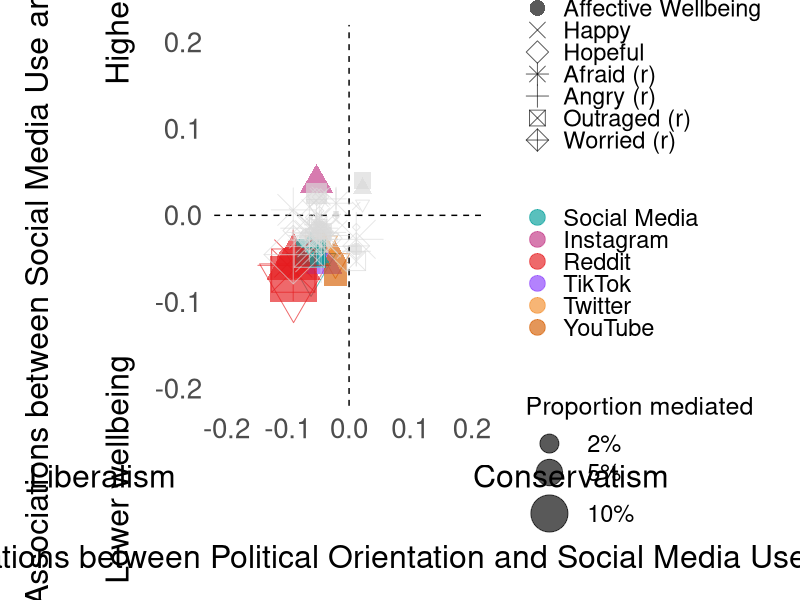
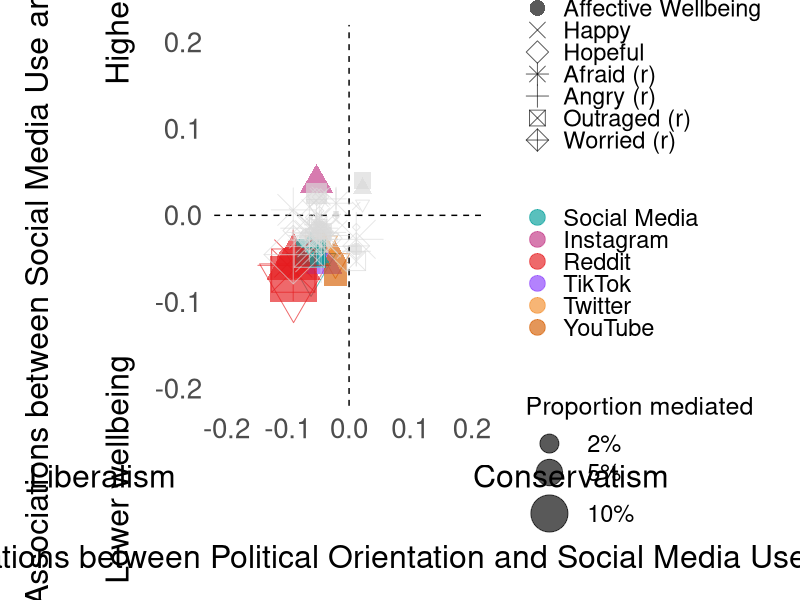

Here is the R script that generated these plots, in order:
#############################################
#
#       ANES mediation bubble map
#
#############################################

library(dplyr)
library(ggplot2)

anes_res <- read.csv("anes_w3_mediation_results.csv")

platforms <- c(
  "facebook_frequency",
  "instagram_frequency",
  "reddit_frequency",
  "tiktok_frequency",
  "youtube_frequency",
  "twitter_frequency",
  "total_platform_frequency"
)

mediator_order <- c(
  "Social Media",
  "Facebook",
  "Instagram",
  "Reddit",
  "TikTok",
  "Twitter",
  "YouTube"
)

outcome_labels <- c(
  "loneliness" = "Loneliness (r)",
  "anhedonia" = "Anhedonia (r)",
  "depression" = "Depression (r)",
  "affective_wellbeing" = "Affective Wellbeing",
  "happy" = "Happy",
  "hopeful" = "Hopeful",
  "afraid" = "Afraid (r)",
  "angry" = "Angry (r)",
  "outraged" = "Outraged (r)",
  "worried" = "Worried (r)"
)

outcome_order <- unname(outcome_labels)

outcome_shape_vals <- c(
  "Affective Wellbeing" = 16,
  "Happy" = 4,
  "Angry (r)" = 3,
  "Worried (r)" = 9,
  "Loneliness (r)" = 6,
  "Anhedonia (r)" = 17,
  "Depression (r)" = 15,
  "Hopeful" = 5,
  "Afraid (r)" = 8,
  "Outraged (r)" = 7
)

#############################################
# Prepare data

bubble_df <- anes_res %>%
  filter(
    mediator %in% platforms,
    model_type == "mediation",
    sample == "all"
  ) %>%
  dplyr::select(
    mediator,
    outcome,
    a_path_est,
    b_path_est,
    a_path_p,
    b_path_p,
    prop_mediated_est,
    acme_ci_low,
    acme_ci_high
  ) %>%
  transmute(
    mediator,
    outcome,
    a = a_path_est,
    b = b_path_est,
    a_p = a_path_p,
    b_p = b_path_p,
    prop_med = prop_mediated_est,
    lwr = acme_ci_low,
    upr = acme_ci_high
  ) %>%
  mutate(
    sig_prop_med = a_p <= 0.05 &
      b_p <= 0.05 &
      !(lwr < 0 & upr > 0) &
      is.finite(lwr) &
      is.finite(upr),
    outcome = dplyr::recode(outcome, !!!outcome_labels),
    outcome = factor(outcome, levels = outcome_order),
    mediator = dplyr::recode(
      mediator,
      "facebook_frequency" = "Facebook",
      "instagram_frequency" = "Instagram",
      "reddit_frequency" = "Reddit",
      "tiktok_frequency" = "TikTok",
      "youtube_frequency" = "YouTube",
      "twitter_frequency" = "Twitter",
      "total_platform_frequency" = "Social Media"
    ),
    color_var = if_else(sig_prop_med, mediator, "n.s.")
  ) %>%
  filter(is.finite(a), is.finite(b), is.finite(prop_med))

color_palette <- c(
  "Facebook" = "#1877F2",
  "Twitter" = "#F28E2B",
  "TikTok" = "#8A3FFC",
  "Instagram" = "#C13584",
  "YouTube" = "#D55E00",
  "Reddit" = "#E41A1C",
  "Social Media" = "#009E9A",
  "n.s." = "grey85"
)

bubble_df <- bubble_df %>%
  mutate(
    color_var = factor(
      color_var,
      levels = c(mediator_order, "n.s.")
    )
  )

#############################################
# Plot

theme_clean <- theme_minimal(base_size = 20) +
  theme(
    panel.grid.minor = element_blank(),
    panel.grid.major.x = element_blank(),
    panel.background = element_rect(fill = "white", colour = NA),
    plot.background = element_rect(fill = "white", colour = NA)
  )

x_limit <- max(abs(bubble_df$a), na.rm = TRUE) * 1.12
y_limit <- max(abs(bubble_df$b), na.rm = TRUE) * 1.12
x_limit <- max(0.2, ceiling(x_limit * 10) / 10)
y_limit <- max(0.2, ceiling(y_limit * 10) / 10)

axis_labels <- function(x) sprintf("%.1f", x)

p <- ggplot(bubble_df, aes(x = a, y = b)) +
  geom_hline(yintercept = 0, colour = "black", linetype = "dashed") +
  geom_vline(xintercept = 0, colour = "black", linetype = "dashed") +
  geom_point(
    aes(size = abs(prop_med), color = color_var, shape = outcome),
    alpha = 0.65
  ) +
  scale_size_area(
    max_size = 17,
    name = "Proportion mediated",
    breaks = c(0.025, 0.05, 0.10),
    labels = scales::percent_format(accuracy = 1)
  ) +
  scale_color_manual(
    values = color_palette,
    name = NULL,
    breaks = mediator_order,
    guide = guide_legend(override.aes = list(size = 5), order = 2)
  ) +
  scale_shape_manual(
    values = outcome_shape_vals,
    name = "Wellbeing outcome",
    guide = guide_legend(override.aes = list(size = 5), order = 1)
  ) +
  scale_y_continuous(
    limits = c(-y_limit, y_limit),
    breaks = seq(-y_limit, y_limit, by = 0.1),
    labels = axis_labels
  ) +
  scale_x_continuous(
    limits = c(-x_limit, x_limit),
    breaks = seq(-x_limit, x_limit, by = 0.1),
    labels = axis_labels
  ) +
  labs(
    x = "Liberalism                                 Conservatism\n\nAssociations between Political Orientation and Social Media Use",
    y = "Associations between Social Media Use and Wellbeing\n\nLower wellbeing                              Higher wellbeing"
  ) +
  theme_clean +
  theme(
    panel.grid.major.y = element_blank(),
    axis.text.x = element_text(size = 20),
    axis.text.y = element_text(size = 20),
    axis.title.x = element_text(size = 23, lineheight = 1.05, margin = margin(t = 14)),
    axis.title.y = element_text(size = 23, lineheight = 1.05, margin = margin(r = 14)),
    legend.position = "right",
    legend.text = element_text(size = 17),
    legend.title = element_text(size = 18),
    legend.key.height = unit(0.9, "lines"),
    plot.margin = margin(t = 18, r = 18, b = 18, l = 18)
  )

p

ggsave(
  "Plots/ANES_mediation_bubble_map.png",
  plot = p,
  width = 15,
  height = 10,
  dpi = 300
)
